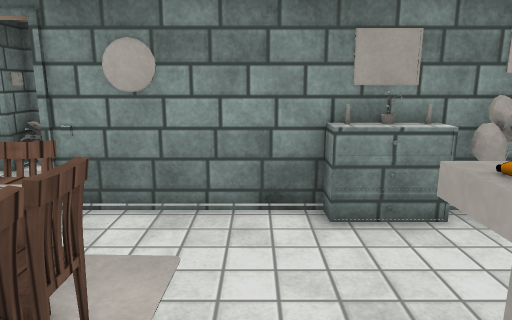
[1] (above)

12 first-person views from a walk through a Unity game level. The camera is 1.4 m above the floor, tilts 12° down and sees 70° across. The floor is counted in squares, 0.5 m on a side. Each view is taken from the middle of a square. On the plan, view 1 faces up. The plan holds only what a view shows up to about 20 squares ahead; the rest is blank. The place goes on beyond the plan. Some animated figures are not drawn. Door leaves are left out, so doorways stand open. Some surface patterns are stand-ins.

[2]
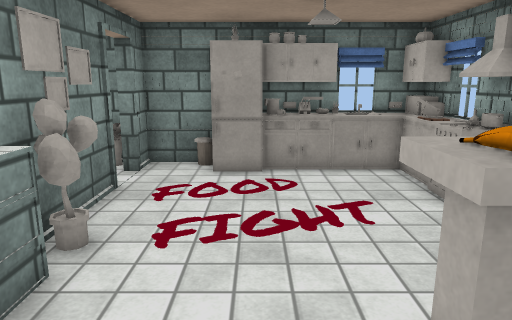

[3]
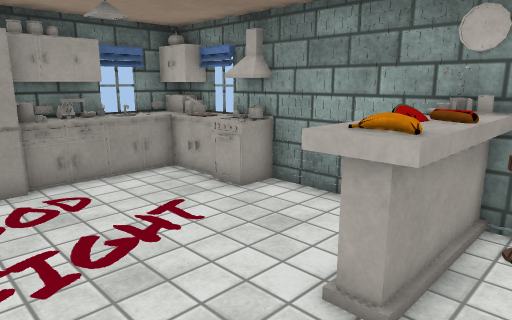

[4]
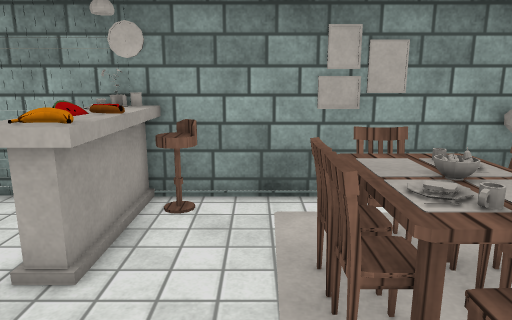

[5]
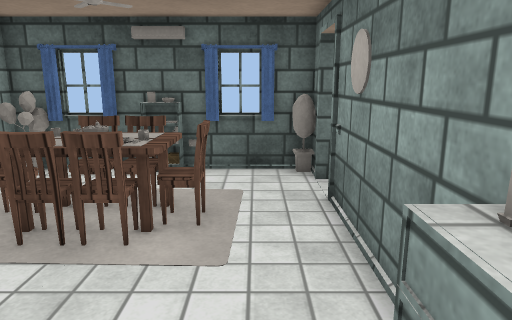

[6]
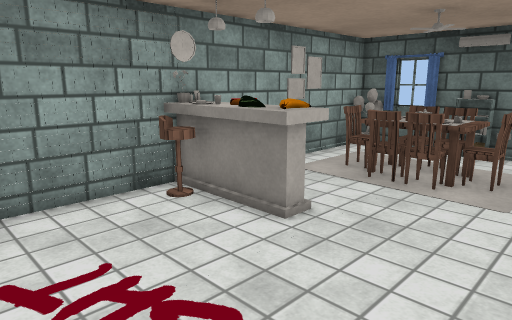

[7]
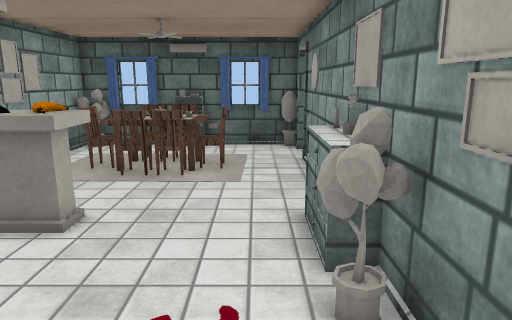

[8]
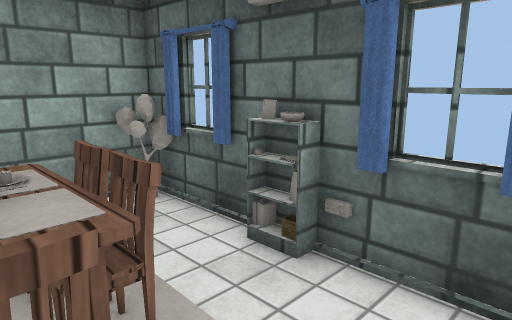

[9]
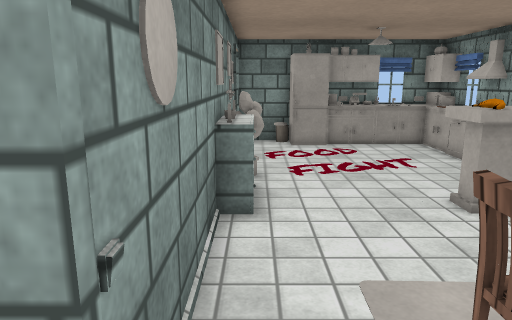

[10]
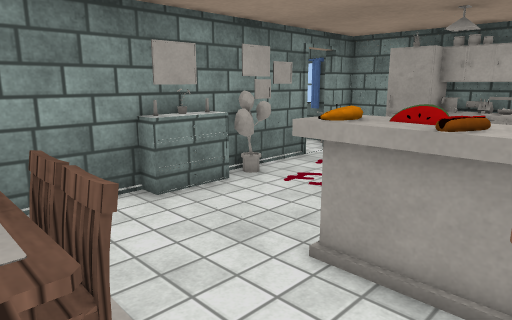

[11]
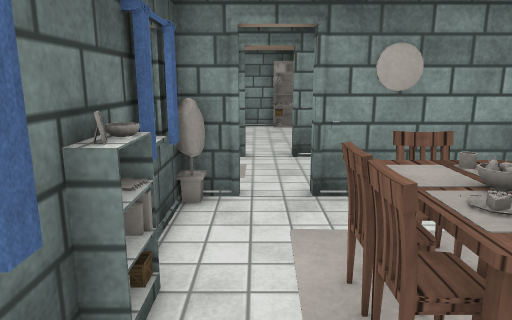

[12]
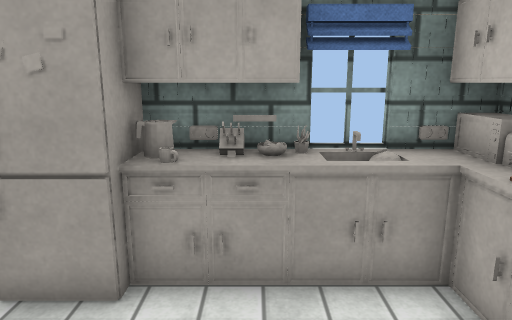

### Floor plan
Key: @ floor where view 1 was taken; # wall or solid block; . floor; D open door; = window, fence, low wall or low ledge; ^ raised ledge; C candle; F flower; B banana; R fridge; E oven; H chair; O other object.
Columns run from 8 left of view 1 to 12 right of it. Each row starts with its distance up from view 1.
  8 ##DD######CFO####DD##
  7 #........#^^=F......#
  6 #..................##
  5 #...## ...........##R
  4 #..### ...........##
  3 #..####........... #O
  2 #..####..#BO...... #
  1 #.. ###..###.......=F
  0 #.. ##..@OO#...... ##
 -1 #F......#HOH ..=#=###
 -2 ###############OEO###

Positions as (right, up) in squares from view 1, and headings:
1: (0, 0), facing up
2: (-1, 4), facing right
3: (0, 6), facing down-right
4: (-1, 7), facing down
5: (4, 6), facing left
6: (8, 7), facing down-left
7: (9, 6), facing left
8: (-3, 7), facing down-left
9: (-6, 7), facing right
10: (-3, -1), facing up-right
11: (-6, -1), facing up
12: (6, 2), facing right
